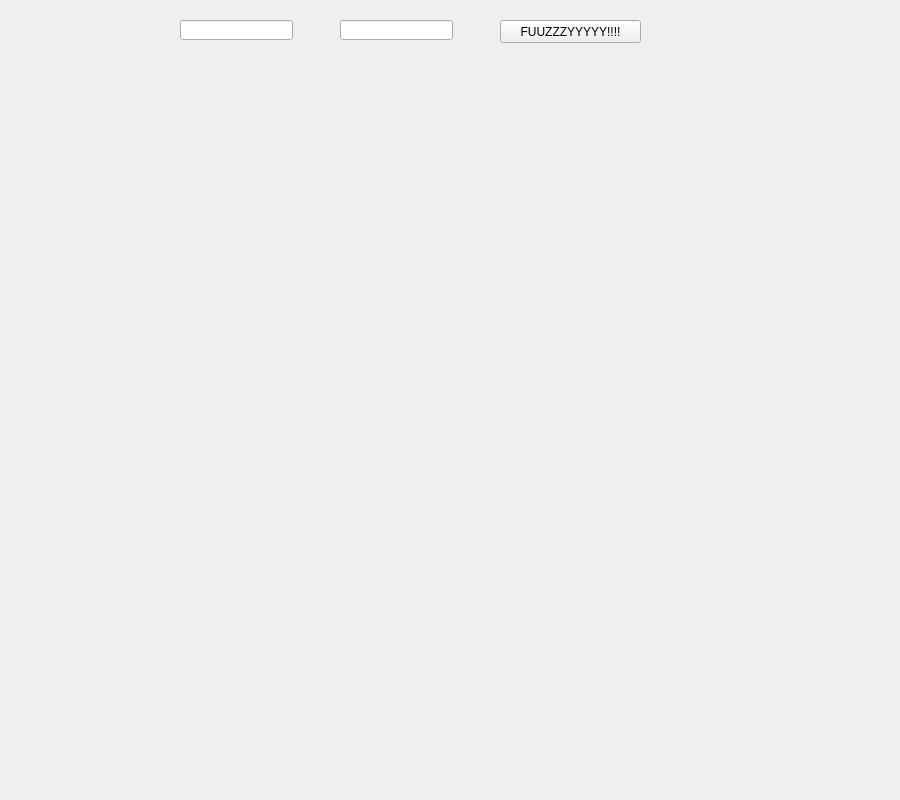
<?xml version="1.0" encoding="UTF-8"?>
<ui version="4.0">
 <class>MainWindow</class>
 <widget class="QMainWindow" name="MainWindow">
  <property name="geometry">
   <rect>
    <x>0</x>
    <y>0</y>
    <width>900</width>
    <height>800</height>
   </rect>
  </property>
  <property name="minimumSize">
   <size>
    <width>900</width>
    <height>800</height>
   </size>
  </property>
  <property name="maximumSize">
   <size>
    <width>900</width>
    <height>800</height>
   </size>
  </property>
  <property name="windowTitle">
   <string>MainWindow</string>
  </property>
  <widget class="QWidget" name="centralwidget">
   <widget class="QPushButton" name="pushButton">
    <property name="geometry">
     <rect>
      <x>500</x>
      <y>20</y>
      <width>141</width>
      <height>23</height>
     </rect>
    </property>
    <property name="text">
     <string>FUUZZZYYYYY!!!!</string>
    </property>
   </widget>
   <widget class="QLineEdit" name="lineEdit1">
    <property name="geometry">
     <rect>
      <x>180</x>
      <y>20</y>
      <width>113</width>
      <height>20</height>
     </rect>
    </property>
   </widget>
   <widget class="QLineEdit" name="lineEdit2">
    <property name="geometry">
     <rect>
      <x>340</x>
      <y>20</y>
      <width>113</width>
      <height>20</height>
     </rect>
    </property>
   </widget>
   <widget class="QLabel" name="label">
    <property name="geometry">
     <rect>
      <x>670</x>
      <y>20</y>
      <width>81</width>
      <height>16</height>
     </rect>
    </property>
    <property name="text">
     <string/>
    </property>
   </widget>
  </widget>
 </widget>
 <resources/>
 <connections/>
</ui>
